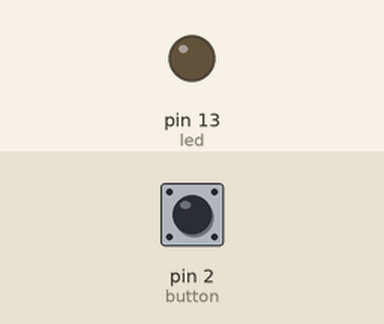
Recording of a sketch running on a simulated Arduino Uno, built with avr-gcc and run on an emulated ATmega328P. Shown: output pins drawn as LEDs (lit = HIGH). Inputs (shaded band) come from the test bench; at power-on: pin 2 (button) HIGH.

Above: at 1.2 s.
1.3 s: pin 2 (button) pulled LOW for 0.15 s
At 1.37 s:
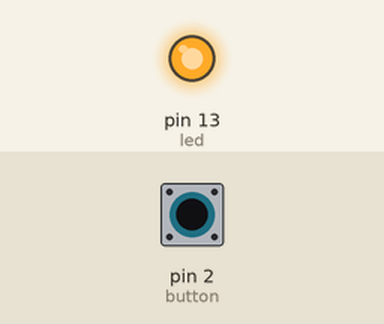
2.9 s: pin 2 (button) pulled LOW for 3.2 s
At 6.4 s:
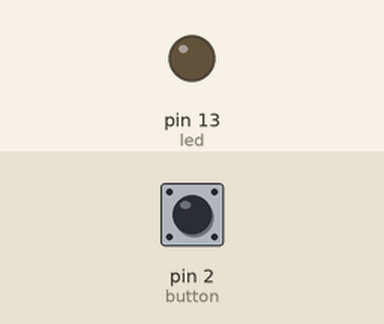
Timing chart, 0 to 7.9 s (numbered marks = the images above; inputs shaded):
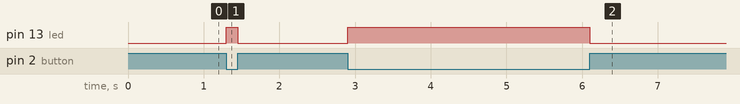

Measured:
- after the input at 1.3 s, pin 13 (led): LOW → HIGH at once, → LOW 0.15 s later
- after the input at 2.9 s, pin 13 (led): LOW → HIGH at once, → LOW 3.2 s later

The sketch:

testbutton.ino
```cpp
int button=2;
int led=13;

void setup() {
  // put your setup code here, to run once:
pinMode(button,INPUT);
pinMode(led,OUTPUT);
}

void loop() {
  // put your main code here, to run repeatedly:
int ret=digitalRead(button);

  if(ret==LOW){
    digitalWrite(led,HIGH);
    }
   else
    digitalWrite(led,LOW);
}
```
